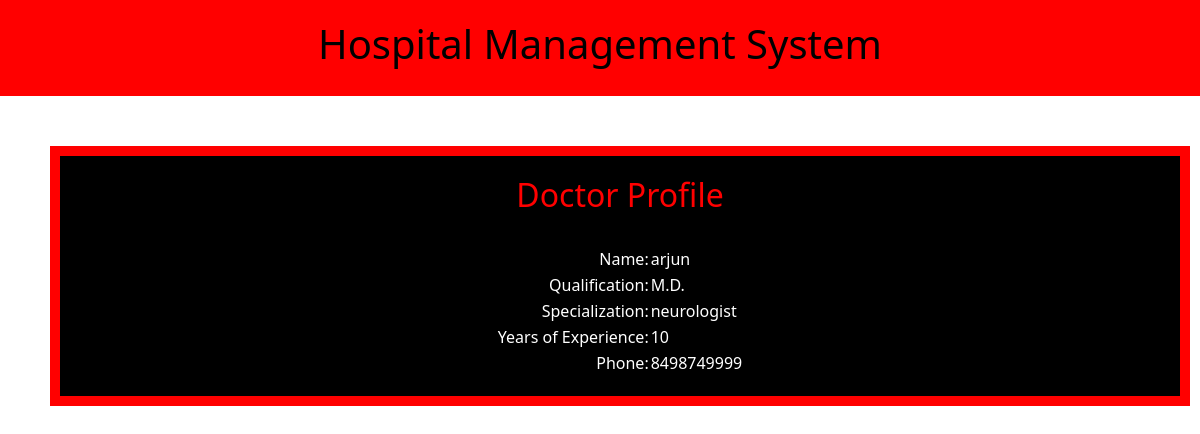
The page /patient_dashboard/doctor_profile?doc_id=1 on the database its author committed.
### tables this page shows
CREATE TABLE doctor
(doctor_id INTEGER PRIMARY KEY AUTOINCREMENT,
 username TEXT UNIQUE,
 password TEXT,
 name TEXT,
 department_id INTEGER,
 specialization TEXT,
 qualification TEXT,
 experience_years INTEGER,
 phone TEXT,
 basic_time_slot INTEGER,
 follow_up INTEGER,
 normal_consultancy INTEGER,
 procedure INTEGER,
 is_active INTEGER,
 FOREIGN KEY (department_id) REFERENCES department(department_id));

### app/routes/patient_logic.py (the view)
@patient_logic_bp.route("/patient_dashboard/doctor_profile")
def doctor_profile():
    doc_id=request.args.get('doc_id',type=int)
    db_path = os.path.join(os.path.dirname(__file__), '..', 'database.db')
    connection= sqlite3.connect(db_path)
    cursor=connection.cursor()
    command_doctor_profile="SELECT * FROM doctor WHERE doctor_id=?"
    cursor.execute(command_doctor_profile,(doc_id,))
    rows=cursor.fetchone()
    connection.close()
    return render_template("patient_dashboard_doctor_profile.html",details=rows)

### app/templates/patient_dashboard_doctor_profile.html
{% extends 'base.html' %}
{% block content %}
    <h2>Doctor Profile</h2>
    <br>
    <table style="color:white; text-align:right;margin:auto">
        <tr>
            <td>Name:</td>
            <td style="text-align: left;">{{details[3]}}</td>
        </tr>
        <tr>
            <td>Qualification:</td>
            <td style="text-align: left;">{{details[6]}}</td>
        </tr>
        <tr>
            <td>Specialization: </td>
            <td style="text-align: left;">{{details[5]}}</td>
        </tr>
        <tr>
            <td>Years of Experience:</td>
            <td style="text-align: left;">{{details[7]}}</td>
        </tr>
        <tr>
            <td>Phone:</td>
            <td style="text-align: left;">{{details[8]}}</td>
        </tr>
    </table>
{% endblock %}

### app/templates/base.html (style rules this page uses)
h2 { text-align: center; color:red }

### rows shown on the page
doctor: name "arjun", qualification "M.D.", specialization "neurologist", experience_years "10", phone "8498749999"
